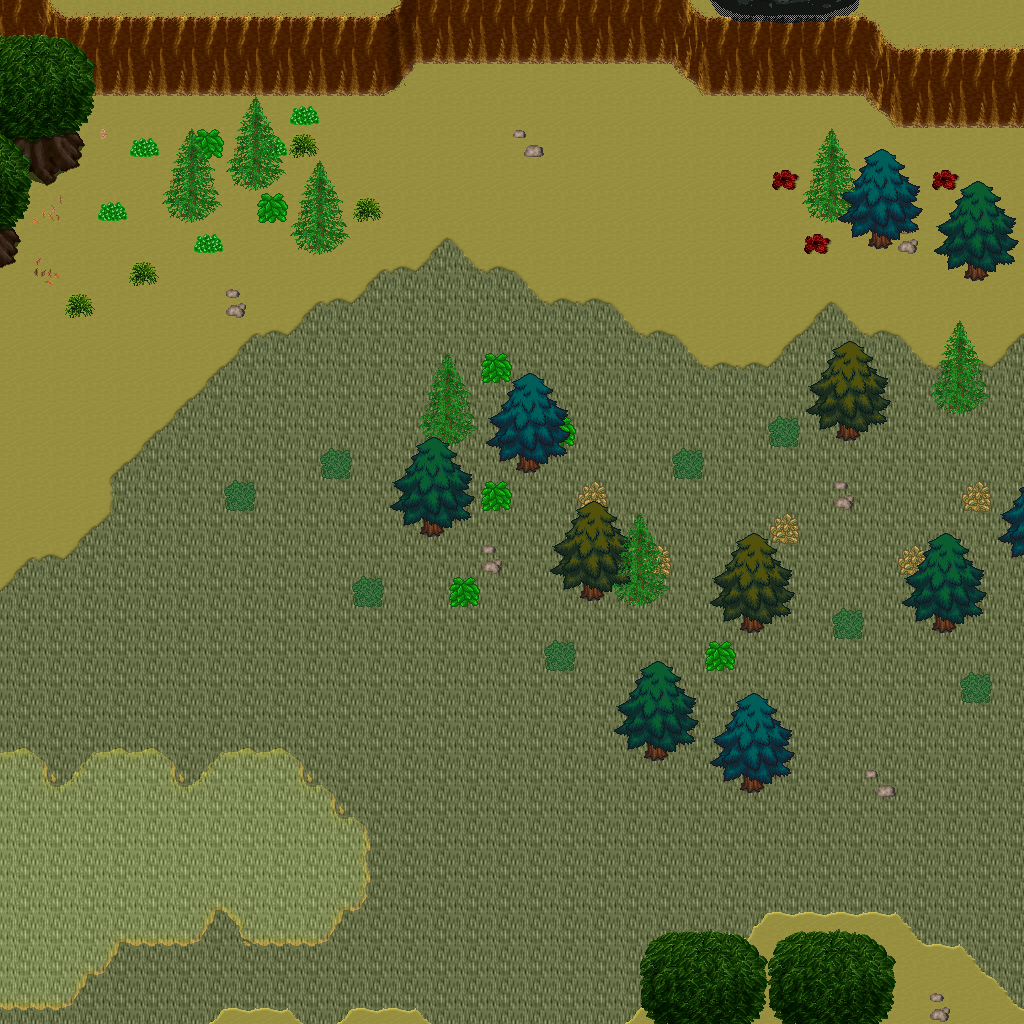

Rendered tile map (Tiled .tmx) drawn with the repository's tilesets; below, a short description and the map source with its tile grids summarised:
An orthogonal 32x32 tile map with 32x32 px tiles, 5 tile layers (Ground, Objects, Objects2, Above, ...), 1 hidden layer not drawn, 53 tilesets.

<map version="1.10" tiledversion="1.11.0" orientation="orthogonal" renderorder="right-down" width="32" height="32" tilewidth="32" tileheight="32" infinite="0" nextlayerid="11" nextobjectid="1">
 <tileset firstgid="1" name="logic_collision" tilewidth="32" tileheight="32" tilecount="1" columns="1">
  <image source="../drawable/logic_collision.png" width="32" height="32" />
 </tileset>
 <tileset firstgid="2" name="ground_ground" tilewidth="32" tileheight="32" tilecount="33" columns="3">
  <image source="../drawable/ground_ground.png" width="96" height="352" />
 </tileset>
 <tileset firstgid="35" name="building_castle" tilewidth="32" tileheight="32" tilecount="320" columns="20">
  <image source="../drawable/building_castle.png" width="640" height="512" />
 </tileset>
 <tileset firstgid="355" name="ground_brown_paving" tilewidth="32" tileheight="32" tilecount="2" columns="2">
  <image source="../drawable/ground_brown_paving.png" width="64" height="32" />
 </tileset>
 <tileset firstgid="357" name="ground_water_water_bubbles" tilewidth="32" tileheight="32" tilecount="32" columns="8">
  <image source="../drawable/ground_water_water_bubbles.png" width="256" height="128" />
 </tileset>
 <tileset firstgid="389" name="ground_indoor_black_hole" tilewidth="32" tileheight="32" tilecount="12" columns="3">
  <image source="../drawable/ground_indoor_black_hole.png" width="96" height="128" />
 </tileset>
 <tileset firstgid="401" name="ground_ridge_earth_dark" tilewidth="32" tileheight="32" tilecount="96" columns="12">
  <image source="../drawable/ground_ridge_earth_dark.png" width="384" height="256" />
 </tileset>
 <tileset firstgid="497" name="building_roof_red" tilewidth="32" tileheight="32" tilecount="20" columns="5">
  <image source="../drawable/building_roof_red.png" width="160" height="128" />
 </tileset>
 <tileset firstgid="517" name="building_wall_wall_brown" tilewidth="32" tileheight="32" tilecount="12" columns="3">
  <image source="../drawable/building_wall_wall_brown.png" width="96" height="128" />
 </tileset>
 <tileset firstgid="529" name="plant_bush_bushes" tilewidth="32" tileheight="32" tilecount="10" columns="5">
  <image source="../drawable/plant_bush_bushes.png" width="160" height="64" />
 </tileset>
 <tileset firstgid="539" name="plant_leaves" tilewidth="32" tileheight="32" tilecount="8" columns="4">
  <image source="../drawable/plant_leaves.png" width="128" height="64" />
 </tileset>
 <tileset firstgid="547" name="object_well" tilewidth="32" tileheight="32" tilecount="4" columns="2">
  <image source="../drawable/object_well.png" width="64" height="64" />
 </tileset>
 <tileset firstgid="551" name="building_wall_wood" tilewidth="32" tileheight="32" tilecount="16" columns="4">
  <image source="../drawable/building_wall_wood.png" width="128" height="128" />
 </tileset>
 <tileset firstgid="567" name="ground_earth_edges" tilewidth="32" tileheight="32" tilecount="18" columns="6">
  <image source="../drawable/ground_earth_edges.png" width="192" height="96" />
 </tileset>
 <tileset firstgid="585" name="ground_grass_corners" tilewidth="32" tileheight="32" tilecount="24" columns="6">
  <image source="../drawable/ground_grass_corners.png" width="192" height="128" />
 </tileset>
 <tileset firstgid="609" name="ground_rock_pebbles" tilewidth="32" tileheight="32" tilecount="3" columns="1">
  <image source="../drawable/ground_rock_pebbles.png" width="32" height="96" />
 </tileset>
 <tileset firstgid="612" name="furniture_other_stick" tilewidth="32" tileheight="32" tilecount="2" columns="1">
  <image source="../drawable/furniture_other_stick.png" width="32" height="64" />
 </tileset>
 <tileset firstgid="614" name="plant_grasses" tilewidth="32" tileheight="32" tilecount="6" columns="3">
  <image source="../drawable/plant_grasses.png" width="96" height="64" />
 </tileset>
 <tileset firstgid="620" name="item_armor_sword_rack" tilewidth="32" tileheight="32" tilecount="4" columns="2">
  <image source="../drawable/item_armor_sword_rack.png" width="64" height="64" />
 </tileset>
 <tileset firstgid="624" name="building_roof_yellow" tilewidth="32" tileheight="32" tilecount="20" columns="5">
  <image source="../drawable/building_roof_yellow.png" width="160" height="128" />
 </tileset>
 <tileset firstgid="644" name="building_roof_blue" tilewidth="32" tileheight="32" tilecount="20" columns="5">
  <image source="../drawable/building_roof_blue.png" width="160" height="128" />
 </tileset>
 <tileset firstgid="664" name="plant_tree_tree_darkgreen" tilewidth="32" tileheight="32" tilecount="88" columns="8">
  <image source="../drawable/plant_tree_tree_darkgreen.png" width="256" height="352" />
 </tileset>
 <tileset firstgid="752" name="building_door_door_n" tilewidth="32" tileheight="32" tilecount="6" columns="3">
  <image source="../drawable/building_door_door_n.png" width="96" height="64" />
 </tileset>
 <tileset firstgid="758" name="item_pot_dark_barrel" tilewidth="32" tileheight="32" tilecount="2" columns="1">
  <image source="../drawable/item_pot_dark_barrel.png" width="32" height="64" />
 </tileset>
 <tileset firstgid="760" name="building_roof_green" tilewidth="32" tileheight="32" tilecount="20" columns="5">
  <image source="../drawable/building_roof_green.png" width="160" height="128" />
 </tileset>
 <tileset firstgid="780" name="building_wall_stone" tilewidth="32" tileheight="32" tilecount="12" columns="3">
  <image source="../drawable/building_wall_stone.png" width="96" height="128" />
 </tileset>
 <tileset firstgid="792" name="item_statue_metal_and_stone" tilewidth="32" tileheight="32" tilecount="6" columns="3">
  <image source="../drawable/item_statue_metal_and_stone.png" width="96" height="64" />
 </tileset>
 <tileset firstgid="798" name="ground_ladder_steps" tilewidth="32" tileheight="32" tilecount="6" columns="3">
  <image source="../drawable/ground_ladder_steps.png" width="96" height="64" />
 </tileset>
 <tileset firstgid="804" name="item_armor_armor" tilewidth="32" tileheight="32" tilecount="4" columns="4">
  <image source="../drawable/item_armor_armor.png" width="128" height="32" />
 </tileset>
 <tileset firstgid="808" name="logic_portal" tilewidth="32" tileheight="32" tilecount="24" columns="8">
  <image source="../drawable/logic_portal.png" width="256" height="96" />
 </tileset>
 <tileset firstgid="832" name="logic_creature_human_soldier" tilewidth="32" tileheight="32" tilecount="16" columns="8">
  <image source="../drawable/logic_creature_human_soldier.png" width="256" height="64" />
 </tileset>
 <tileset firstgid="848" name="ground_ladder_horizontal_dark" tilewidth="32" tileheight="32" tilecount="3" columns="1">
  <image source="../drawable/ground_ladder_horizontal_dark.png" width="32" height="96" />
 </tileset>
 <tileset firstgid="851" name="building_door_closed" tilewidth="32" tileheight="32" tilecount="1" columns="1">
  <image source="../drawable/building_door_closed.png" width="32" height="32" />
 </tileset>
 <tileset firstgid="852" name="ground_green_paving" tilewidth="32" tileheight="32" tilecount="18" columns="3">
  <image source="../drawable/ground_green_paving.png" width="96" height="192" />
 </tileset>
 <tileset firstgid="870" name="ground_earth_edges_yellowgreen" tilewidth="32" tileheight="32" tilecount="15" columns="5">
  <image source="../drawable/ground_earth_edges_yellowgreen.png" width="160" height="96" />
 </tileset>
 <tileset firstgid="885" name="ground_grass_2" tilewidth="32" tileheight="32" tilecount="21" columns="3">
  <image source="../drawable/ground_grass_2.png" width="96" height="224" />
 </tileset>
 <tileset firstgid="906" name="plant_tree_spruce" tilewidth="32" tileheight="32" tilecount="6" columns="2">
  <image source="../drawable/plant_tree_spruce.png" width="64" height="96" />
 </tileset>
 <tileset firstgid="912" name="plant_tree_evergreen" tilewidth="32" tileheight="32" tilecount="36" columns="3">
  <image source="../drawable/plant_tree_evergreen.png" width="96" height="384" />
 </tileset>
 <tileset firstgid="948" name="plant_stump_stump_pale_brown" tilewidth="32" tileheight="32" tilecount="4" columns="2">
  <image source="../drawable/plant_stump_stump_pale_brown.png" width="64" height="64" />
 </tileset>
 <tileset firstgid="952" name="plant_bush_bricked_bushes" tilewidth="32" tileheight="32" tilecount="6" columns="2">
  <image source="../drawable/plant_bush_bricked_bushes.png" width="64" height="96" />
 </tileset>
 <tileset firstgid="958" name="item_statue_wolf_statue" tilewidth="32" tileheight="32" tilecount="6" columns="2">
  <image source="../drawable/item_statue_wolf_statue.png" width="64" height="96" />
 </tileset>
 <tileset firstgid="964" name="item_pot_pot_tall" tilewidth="32" tileheight="32" tilecount="2" columns="1">
  <image source="../drawable/item_pot_pot_tall.png" width="32" height="64" />
 </tileset>
 <tileset firstgid="966" name="furniture_chair_bench_wooden" tilewidth="32" tileheight="32" tilecount="8" columns="2">
  <image source="../drawable/furniture_chair_bench_wooden.png" width="64" height="128" />
 </tileset>
 <tileset firstgid="974" name="item_statue_plants_potted_stone" tilewidth="32" tileheight="32" tilecount="6" columns="3">
  <image source="../drawable/item_statue_plants_potted_stone.png" width="96" height="64" />
 </tileset>
 <tileset firstgid="980" name="ground_dry_grass" tilewidth="32" tileheight="32" tilecount="54" columns="9">
  <image source="../drawable/ground_dry_grass.png" width="288" height="192" />
 </tileset>
 <tileset firstgid="1034" name="light_door_light" tilewidth="32" tileheight="32" tilecount="12" columns="3">
  <image source="../drawable/light_door_light.png" width="96" height="128" />
 </tileset>
 <tileset firstgid="1046" name="furniture_light_dark_torch" tilewidth="32" tileheight="32" tilecount="8" columns="2">
  <image source="../drawable/furniture_light_dark_torch.png" width="64" height="128" />
 </tileset>
 <tileset firstgid="1054" name="light_dim_yellow_light_5x5" tilewidth="32" tileheight="32" tilecount="25" columns="5">
  <image source="../drawable/light_dim_yellow_light_5x5.png" width="160" height="160" />
 </tileset>
 <tileset firstgid="1079" name="ground_ladder_vertical_dark" tilewidth="32" tileheight="32" tilecount="3" columns="3">
  <image source="../drawable/ground_ladder_vertical_dark.png" width="96" height="32" />
 </tileset>
 <tileset firstgid="1082" name="ground_rock_huge_boulder" tilewidth="32" tileheight="32" tilecount="20" columns="5">
  <image source="../drawable/ground_rock_huge_boulder.png" width="160" height="128" />
 </tileset>
 <tileset firstgid="1102" name="logic_creature_fowl" tilewidth="32" tileheight="32" tilecount="6" columns="6">
  <image source="../drawable/logic_creature_fowl.png" width="192" height="32" />
 </tileset>
 <tileset firstgid="1108" name="object_mine_rails_2" tilewidth="32" tileheight="32" tilecount="64" columns="8">
  <image source="../drawable/object_mine_rails_2.png" width="256" height="256" />
 </tileset>
 <tileset firstgid="1172" name="logic_creature_mutant" tilewidth="32" tileheight="32" tilecount="7" columns="7">
  <image source="../drawable/logic_creature_mutant.png" width="224" height="32" />
 </tileset>
 <layer id="1" name="Ground" width="32" height="32">
  <data>[1024 cells, 1024 non-empty, 3 distinct tile ids]</data>
 </layer>
 <layer id="2" name="Objects" width="32" height="32">
  <data>[1024 cells, 276 non-empty, 52 distinct tile ids]</data>
 </layer>
 <layer id="3" name="Objects2" width="32" height="32">
  <data>[1024 cells, 5 non-empty, 5 distinct tile ids]</data>
 </layer>
 <layer id="4" name="Above" width="32" height="32">
  <data>[1024 cells, 123 non-empty, 38 distinct tile ids]</data>
 </layer>
 <layer id="5" name="Above2" width="32" height="32">
  <data>[1024 cells, 40 non-empty, 8 distinct tile ids]</data>
 </layer>
 <layer id="6" name="Walkable" width="32" height="32" visible="0">
  <data>[1024 cells, 136 non-empty, 1 distinct tile ids]</data>
 </layer>
 <objectgroup id="7" name="Mapevents" />
 <objectgroup id="8" name="Spawn" />
 <objectgroup id="9" name="Keys" />
 <objectgroup id="10" name="Replace" />
</map>
